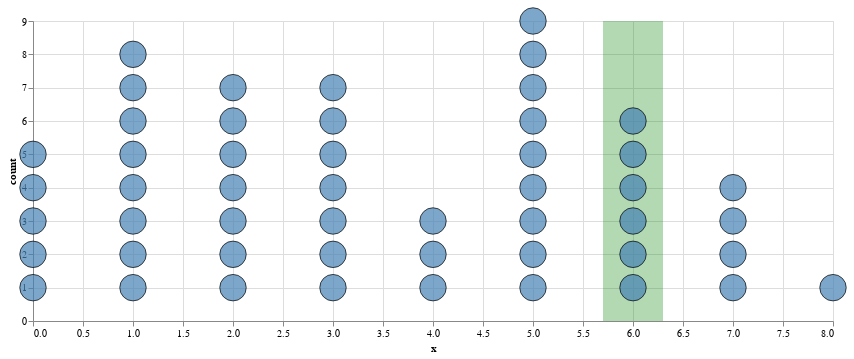

Write notebook code for a chart like this one.
### Code cell
spec = [
@vlplot(width=800, height=300) + 
@vlplot(
    data={values={"start"=5.7,"finish"=6.3}},
    mark={:rect, color=:green},
    x={"start:q",axis={title=""}},
    x2="finish:q",
    opacity={value=0.3}
)+
@vlplot(
    data=df,
    mark={:circle,strokeWidth=1,stroke=:black,clip=false},
    size={value=35000/length(z)},
    color={value="#4682b4"},
    grid=false,
    x={"x1:q",axis={title="x"}},
    y={"x2:q",axis={title="count"}})
    
]

### Figure 1 — Vega-Lite specification as saved in the notebook (floating-point values rounded to 4 significant figures)
{"vconcat": [{"height": 300, "layer": [{"data": {"values": {"finish": 6.3, "start": 5.7}}, "encoding": {"opacity": {"value": 0.3}, "x": {"axis": {"title": ""}, "field": "start", "type": "quantitative"}, "x2": {"field": "finish", "type": "quantitative"}}, "mark": {"color": "green", "type": "rect"}}, {"data": {"values": [{"x1": 3, "x2": 1}, {"x1": 5, "x2": 1}, {"x1": 2, "x2": 1}, {"x1": 1, "x2": 1}, {"x1": 6, "x2": 1}, {"x1": 4, "x2": 1}, {"x1": 7, "x2": 1}, {"x1": 5, "x2": 2}, {"x1": 5, "x2": 3}, {"x1": 3, "x2": 2}, {"x1": 2, "x2": 2}, {"x1": 3, "x2": 3}, {"x1": 7, "x2": 2}, {"x1": 0, "x2": 1}, {"x1": 3, "x2": 4}, {"x1": 8, "x2": 1}, {"x1": 3, "x2": 5}, {"x1": 6, "x2": 2}, {"x1": 4, "x2": 2}, {"x1": 1, "x2": 2}, {"x1": 7, "x2": 3}, {"x1": 5, "x2": 4}, {"x1": 2, "x2": 3}, {"x1": 7, "x2": 4}, {"x1": 0, "x2": 2}, {"x1": 6, "x2": 3}, {"x1": 6, "x2": 4}, {"x1": 2, "x2": 4}, {"x1": 0, "x2": 3}, {"x1": 1, "x2": 3}, {"x1": 1, "x2": 4}, {"x1": 5, "x2": 5}, {"x1": 1, "x2": 5}, {"x1": 3, "x2": 6}, {"x1": 1, "x2": 6}, {"x1": 6, "x2": 5}, {"x1": 3, "x2": 7}, {"x1": 1, "x2": 7}, {"x1": 2, "x2": 5}, {"x1": 4, "x2": 3}, {"x1": 5, "x2": 6}, {"x1": 6, "x2": 6}, {"x1": 5, "x2": 7}, {"x1": 2, "x2": 6}, {"x1": 2, "x2": 7}, {"x1": 0, "x2": 4}, {"x1": 5, "x2": 8}, {"x1": 5, "x2": 9}, {"x1": 0, "x2": 5}, {"x1": 1, "x2": 8}]}, "encoding": {"color": {"value": "#4682b4"}, "size": {"value": 700}, "x": {"axis": {"title": "x"}, "field": "x1", "type": "quantitative"}, "y": {"axis": {"title": "count"}, "field": "x2", "type": "quantitative"}}, "grid": false, "mark": {"clip": false, "stroke": "black", "strokeWidth": 1, "type": "circle"}}], "width": 800}]}
